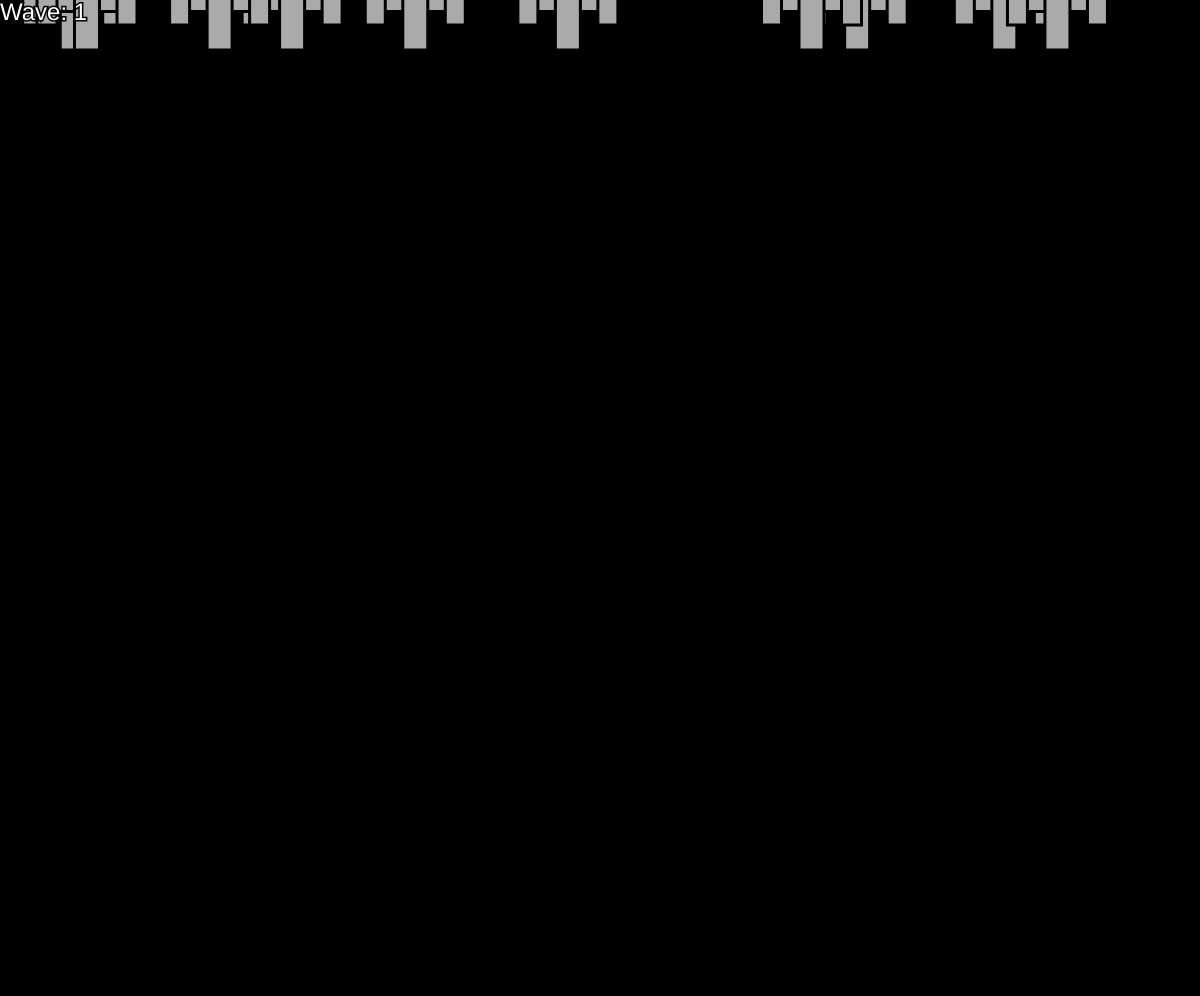
Frame 1 (no input)
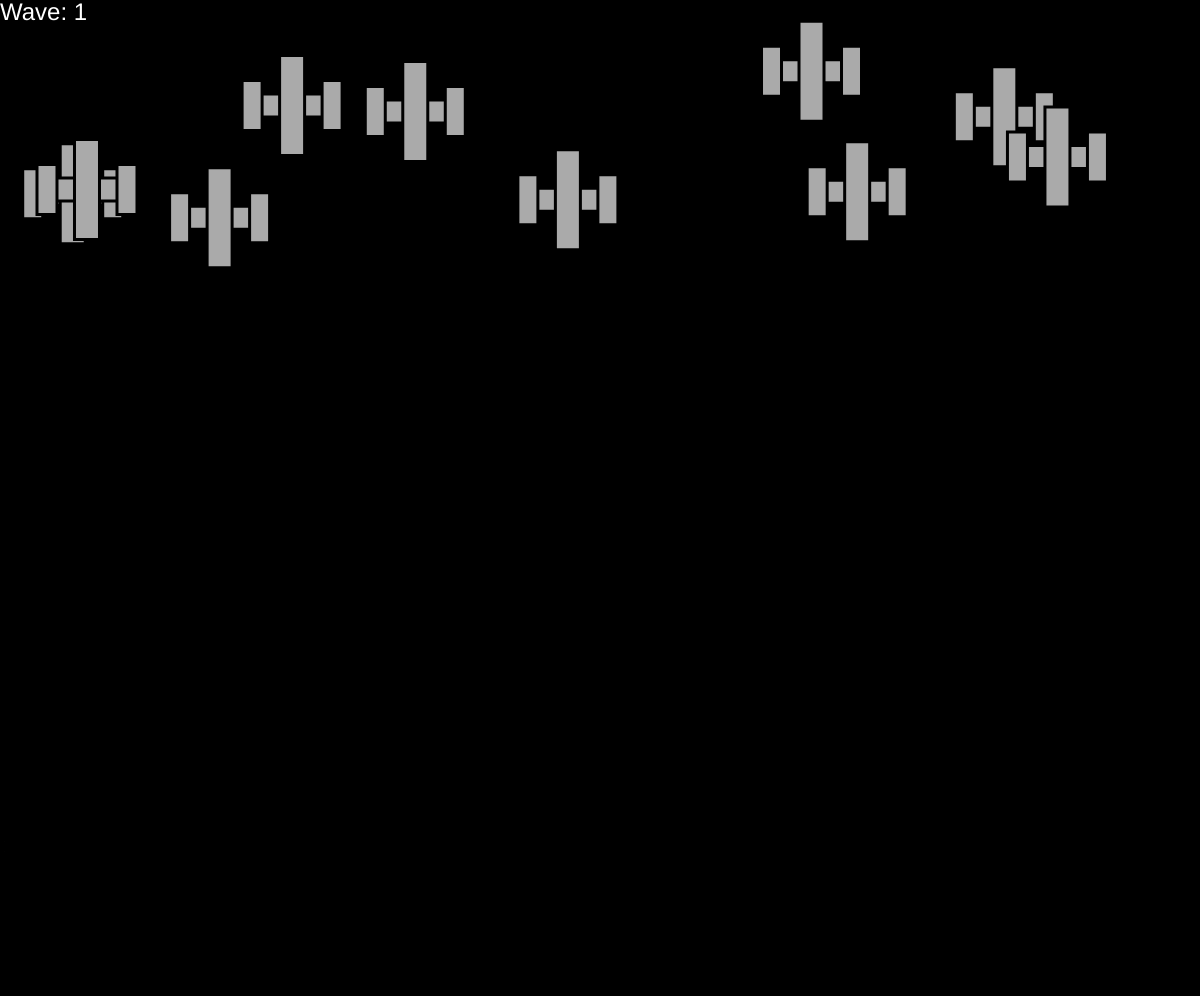
Frame 60 (no input)
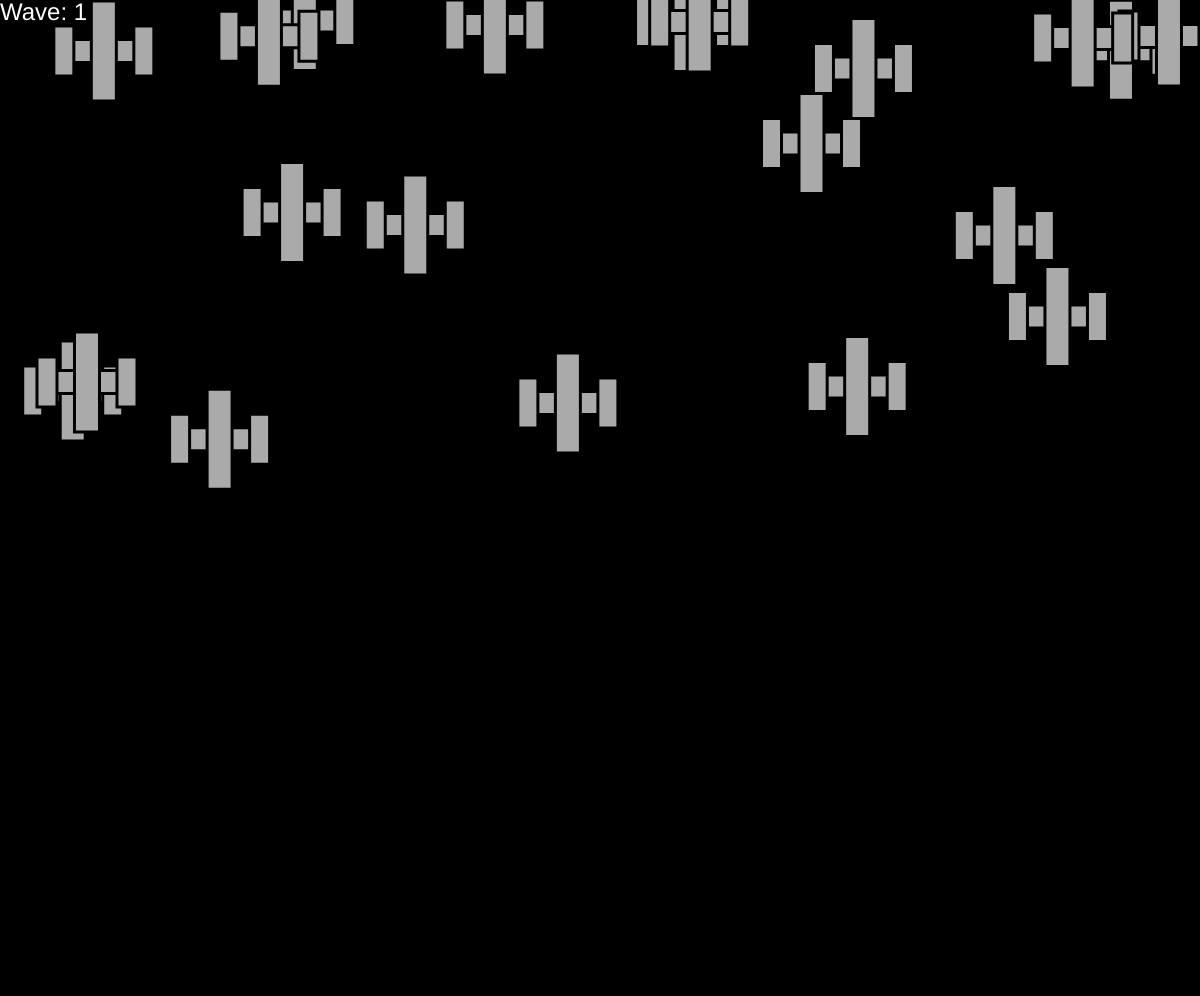
Frame 120 (the mouse pressed at the canvas centre since frame 60)

The p5.js sketch that drew these frames (run headless with seeded random() and noise() and a simulated clock; from frame 60 on, the mouse is pressed at the canvas centre):

// p5.js sketch
// ── sketch.js
var ships = [];
var stars = [];
var timer = 0;
var indexship;
var indexstar = 0;
var wave;
var canvas;

function setup() {
    canvas = createCanvas(window.innerWidth, window.innerHeight - 3.501);
    for (i = 0; i < 10; i++) {
        ships[i] = new Ship();
    }
    for (i = 0; i < 10; i++) {
        stars[i] = new Star();
    }
    wave = new Wave();
}
window.onresize = function() {
    var w = window.innerWidth;
    var h = window.innerHeight;  
    canvas.size(w,h);
    width = w;
    height = h;
}
function draw() {
    background(0);
    if (indexstar => 10) {
        indexstar = 0;
    } else {
        indexstar += 1;
    }
    timer += 1;
    for (var i = 0; i < ships.length; i++) {
        if (timer > 100) {
            timer = 0;
            for (var knez = 0; knez < 10; knez++) {
                ships.push(new Ship());
            }
        }
        ships[i].display();
        ships[i].update();
        if (ships[i].timer > 1400) {
            ships.splice(0, 10);
            ships[i].timer = 0;
        }
        if (ships[i].intersects(stars[indexstar])) {
            textSize(100);
            fill(255, 0, 0);
            text("GAME OVER", width/2 - 325, height/2 + 10);
            ships[i].upd();
        }
    } 
    
    
    
    stars.push(new Star(mouseX))
    for (var i = 0; i < stars.length; i++) {
        stars[i].display();
    }
    if (stars.length > 10) {
        stars.splice(0,1);
    }
    
    wave.display();
    wave.update();
}
// ── laser.js
function Laser(x, y, speed) {
    this.x = x;
    this.y = y + 40;
    this.r = 5;
    this.a = 1;
    this.speed = 1 + speed;
    this.timer = 0;
    
    this.intersects = function(other) {
        var d = dist(this.x, this.y, other.x, other.y);
        
        if (d < this.r + other.r2) {
            return true;
        }else {
            return false;
        }
    }
    
    this.display = function() {
        rectMode(CENTER);
        noStroke();
        fill(255, 0, 0);
        rect(this.x, this.y, this.r * 2, this.r * 2);
        stroke(0);
    }
    this.update = function() {
        this.y += this.speed;
        this.timer += this.a;
        if (this.timer > 200) {
            this.timer = 0;
            this.speed = 7;
        }
    }
}
// ── ship.js
function Ship() {
    this.x = random(0, width);
    this.y = 0;
    this.r = 46;
    this.s = random(0, 15);
    this.speed = random(0, 3);
    this.timer = 0;
    
    this.intersects = function(other) {
        var d = dist(this.x, this.y, other.x, other.y);
        
        if (d < this.r + other.r) {
            return true;
        }else {
            return false;
        }
    }
    
    this.display = function() {
        rectMode(CENTER);
        stroke(0);
        strokeWeight(3);
        fill(170);
        rect(this.x, this.y, 70, 23);
        rect(this.x, this.y, 25, 100);
        rect(this.x - 40, this.y, 20, 50);
        rect(this.x + 40, this.y, 20, 50);
    }
    this.update = function() {
        this.y += 1 + this.speed;
        this.timer += 1;
    }
}
// ── sketchbackup.js
/*
-SPLICE OBAVEZAN!
*/
var ships = [];
var stars = [];
var timer = 0;
var wave;
var x = 0;
var canvas;

function setup() {
    canvas = createCanvas(window.innerWidth, window.innerHeight - 3.501);
    for (var i = 0; i < 10000; i++) {
        ships[i] = new Ship();
    }
    for (var j = 0; j < 10; j++) {
        stars[j] = new Star();
    }
    wave = new Wave();
}
window.onresize = function() {
    var w = window.innerWidth;
    var h = window.innerHeight;  
    canvas.size(w,h);
    width = w;
    height = h;
}
function draw() {
    background(0);
    stars.push(new Star(mouseX))
    for (var j = 0; j < stars.length; j++) {
        stars[j].display();
    }
    timer += 1;
    for (var i = 0; i < 10 + x; i++) {
        if (timer > 100) {
            timer = 0;
            x += 10;
        }
        ships[i].display();
        ships[i].update();
        if (ships[i].timer > 100) {
            ships.splice(0, 10);
            ships[i].timer = 0;
        }
    }  
    
    for (var k = 0; k < stars.length; k++) {
        stars[k].update();
    }
    if (stars.length > 3) {
        stars.splice(0,1);
    }
    wave.display();
    wave.update();
}
// ── star.js
function Star(x) {
    this.x = x;
    this.y = height -150;
    
    this.update = function() {
        fill(255, 255, 255, 60);
        strokeWeight(1);
        stroke(255);
        ellipse(this.x, this.y, 50, 50)
    }
    this.display = function() {
        fill(255);
        rect(this.x, this.y, random(0, 15), random(0, 15));
    }
}
// ── wave.js
function Wave() {
    this.x = 0;
    this.y = 20;
    this.number = 1;
    this.timer = 0;
    
    this.display = function() {
        textSize(24)
        fill(255);
        text("Wave: " + this.number, this.x, this.y)
    }
    this.update = function() {
        this.timer += 1;
        if (this.timer == 1900) {
            this.timer = 0;
            this.number += 1;
        }
    }
}
// ── zvezde.js
function Zvezde() {
    this.x = random(0, width);
    this.y = random(0, height);
    this.r = random(1, 5);
    
    this.display = function() {
        fill(235);
        noStroke();
        ellipse(this.x, this.y, this.r, this.r);
    }
}
